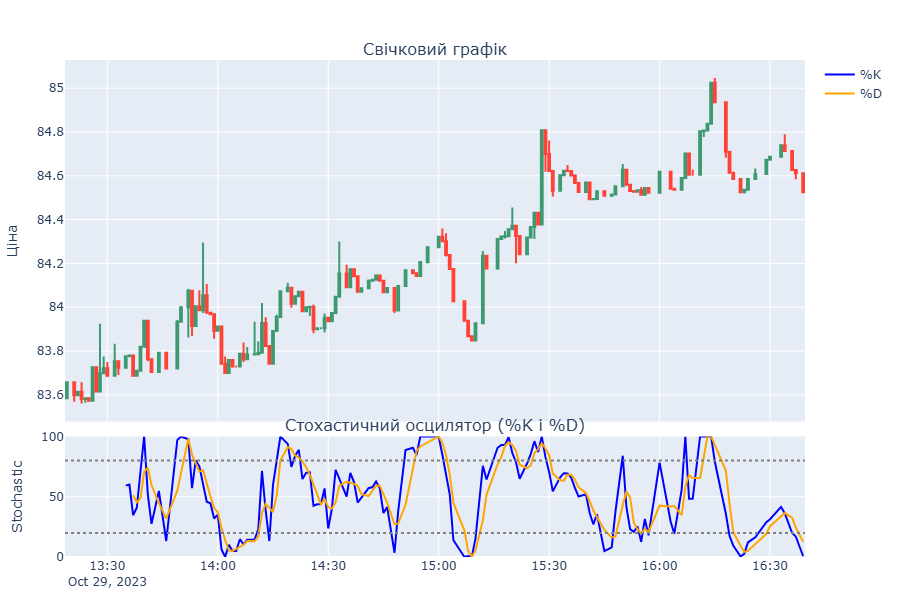

Write Python code to recreate this figure.
import plotly.graph_objects as go
from plotly.subplots import make_subplots

from indicators import add_stochastic_oscillator
from utils.loader import load_csv

CSV_PATH = "../data_visualization/AAVE_USD_FOR_LINE_CHART.csv"
K_PERIOD = 14
D_PERIOD = 3

if __name__ == '__main__':
    df = load_csv(CSV_PATH)
    df = add_stochastic_oscillator(df, K_PERIOD, D_PERIOD)

    fig = make_subplots(
        rows=2, cols=1,
        shared_xaxes=True,
        row_heights=[0.75, 0.25],
        vertical_spacing=0.03,
        subplot_titles=["Свічковий графік", "Стохастичний осцилятор (%K і %D)"]
    )

    fig.add_trace(
        go.Candlestick(
            x=df.index,
            open=df["Open"],
            high=df["High"],
            low=df["Low"],
            close=df["Close"],
            showlegend=False,
            name="Свічки"
        ),
        row=1, col=1
    )

    # %K
    fig.add_trace(
        go.Scatter(
            x=df.index,
            y=df["%K"],
            mode="lines",
            name="%K",
            line=dict(color="blue", width=2)
        ),
        row=2, col=1
    )

    # %D
    fig.add_trace(
        go.Scatter(
            x=df.index,
            y=df["%D"],
            mode="lines",
            name="%D",
            line=dict(color="orange", width=2)
        ),
        row=2, col=1
    )

    fig.add_hline(y=20, line=dict(color="gray", dash="dot"), row=2, col=1)
    fig.add_hline(y=80, line=dict(color="gray", dash="dot"), row=2, col=1)

    fig.update_layout(
        height=600,
        width=900,
        margin=dict(l=50, r=25, t=60, b=40),
        xaxis_rangeslider_visible=False
    )

    fig.update_yaxes(title_text="Ціна", row=1, col=1)
    fig.update_yaxes(title_text="Stochastic", row=2, col=1, range=[0, 100])

    fig.show()
